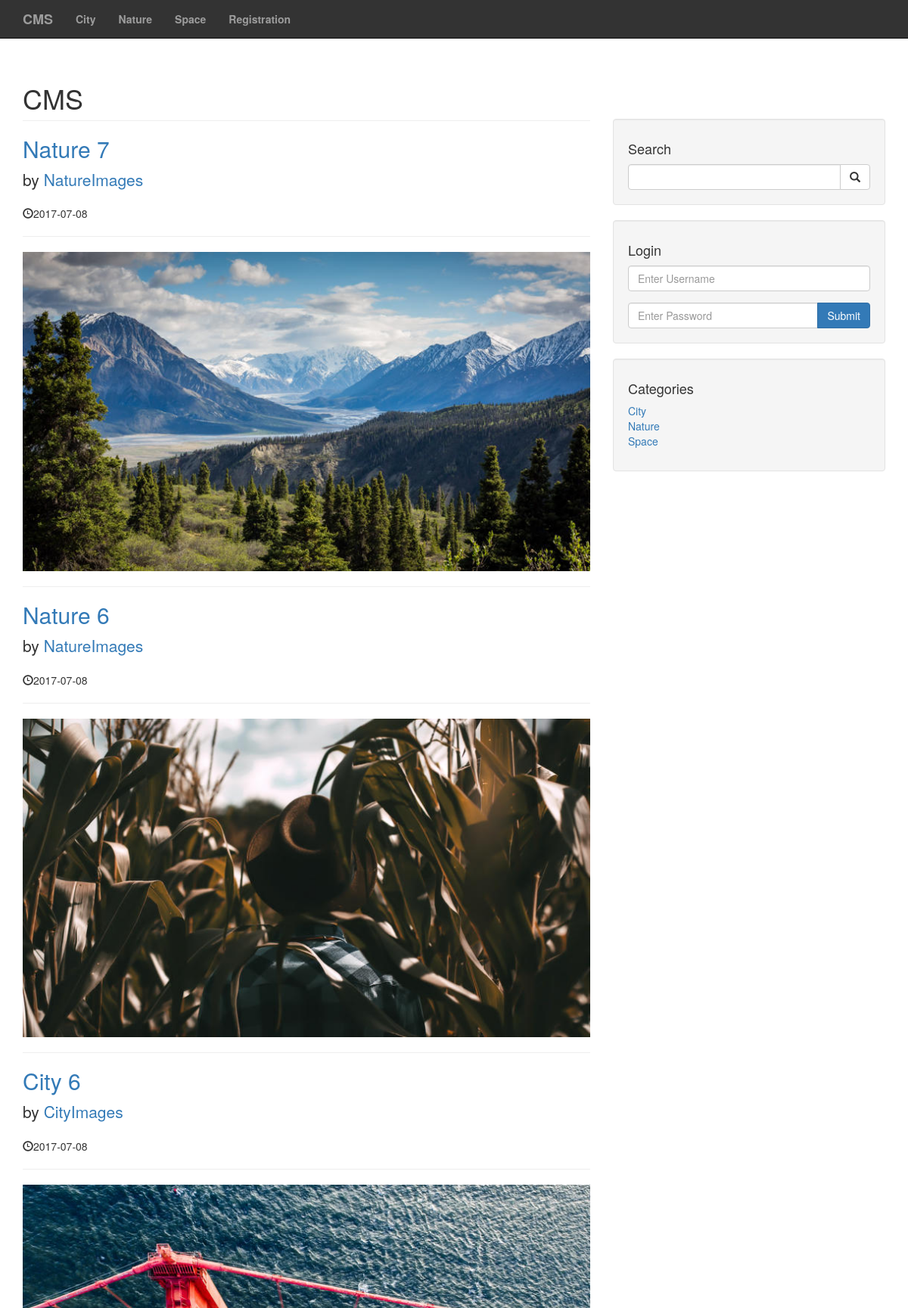
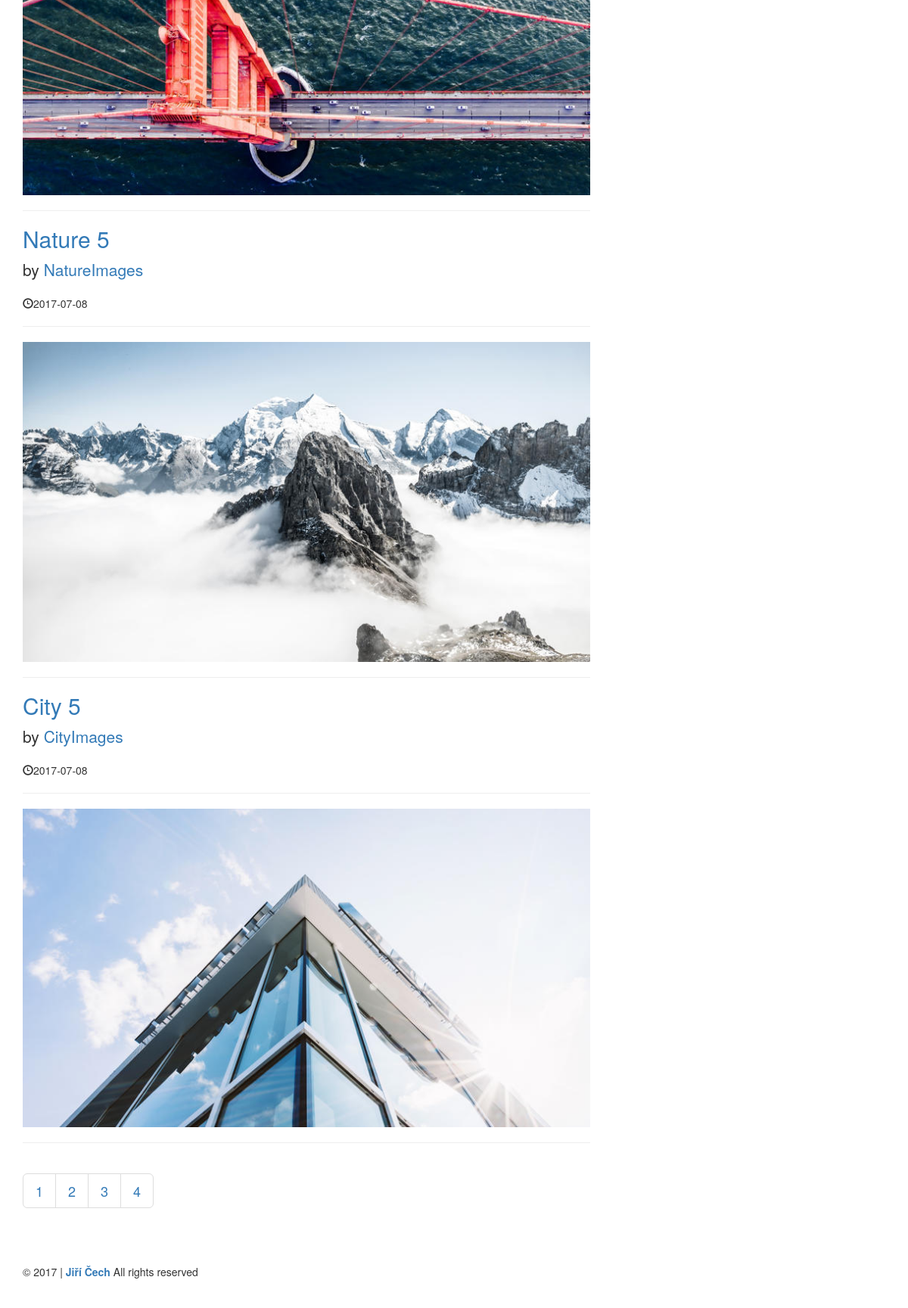
The page / on the database its author committed (2 pictures, top to bottom).
### tables this page shows
CREATE TABLE `categories` (
  `cat_id` int(5) NOT NULL,
  `cat_title` varchar(255) NOT NULL
);

CREATE TABLE `posts` (
  `post_id` int(5) NOT NULL,
  `post_title` varchar(255) NOT NULL,
  `post_user` varchar(255) NOT NULL,
  `post_status` varchar(255) NOT NULL,
  `post_date` date NOT NULL,
  `post_image` text NOT NULL,
  `post_content` text NOT NULL,
  `post_tags` varchar(255) NOT NULL,
  `post_view_count` int(7) NOT NULL,
  `post_category_id` int(5) NOT NULL,
  `post_comment_count` int(5) NOT NULL
);

### index.php (the view, shortened to what this page needs)
<?php include "includes/header.php"; ?>
<?php include "includes/navigation.php"; ?>
<div class="container">
  <div class="row">
    <div class="col-md-8">
      <h1 class="page-header">CMS</h1>
  			<?php
  				if(isset($_SESSION['role']) && $_SESSION['role'] == 'admin') {
  					$post_query_count = "SELECT * FROM posts";
  				} else {
  					$post_query_count = "SELECT * FROM posts WHERE post_status = 'published'";
  				}
  				$find_count = mysqli_query($connection, $post_query_count);
  				$per_page = 5;
  				$count = mysqli_num_rows($find_count);
  				$count = ceil($count / $per_page);
  				if(isset($_GET['page'])) {
  					$page = escape($_GET['page']);
  				} else {
  					$page = "";
  				}
  				if($page == "" || $page == 1) {
  					$limit = 0;
  				} else {
  					$limit = ($page * $per_page) - $per_page;
  				}
  				if(isset($_SESSION['role']) &&  $_SESSION['role'] == 'admin') {
  					$query = "SELECT * FROM posts ORDER BY post_id DESC LIMIT {$limit}, {$per_page}";
  				} else {
  					$query = "SELECT * FROM posts WHERE post_status = 'published' ORDER BY post_id DESC LIMIT {$limit}, {$per_page}";
  				}
  				$result = mysqli_query($connection, $query);
  				while($row = mysqli_fetch_assoc($result)) {
  					$post_id = $row ['post_id'];
  					$post_title = $row ['post_title'];
  					$post_user = $row ['post_user'];
  					$post_date = $row ['post_date'];
  					$post_image = $row ['post_image'];
  			?>
					<h2><a href="post.php?p_id=<?php echo $post_id; ?>"><?php echo $post_title ?></a></h2>
					<p class="lead">
					  by <a href="user_post.php?user=<?php echo $post_user ?>&p_id=<?php echo $post_id ?>&page=1"><?php echo $post_user ?></a>
					</p>
					<p><span class="glyphicon glyphicon-time"></span><?php echo $post_date ?></p>
					<hr>
					<a href="post.php?p_id=<?php echo $post_id; ?>">
						<img class="img-responsive" src="images/<?php echo $post_image;?>" alt="">
					</a>
					<hr>
			  <?php
		      }
	      ?>
    </div>
    <?php include "includes/sidebar.php"; ?>
  </div>
  <nav aria-label="Page navigation">
    <ul class="pagination pagination-lg">
    	<?php
      	for($i = 1; $i <= $count; $i++) {
        	if($i == $page) {
	        	echo "<li class='active'><a href='index.php?page={$i}'>{$i}</a></li>";
        	} else {
        		echo "<li><a href='index.php?page={$i}'>{$i}</a></li>";
        	}
      	}
      ?>
    </ul>
  </nav>
<?php include "includes/footer.php"; ?>

### includes/header.php (shortened to what this page needs)
<!DOCTYPE html>
<html lang="en">
<head>
	<link rel="stylesheet" href="https://maxcdn.bootstrapcdn.com/bootstrap/3.3.7/css/bootstrap.min.css" />
	<link rel="stylesheet" type="text/css" href="css/blog-home.css" />
	<link rel="stylesheet" type="text/css" href="css/styles.css" />
</head>
<body>

### includes/navigation.php (shortened to what this page needs)
<nav class="navbar navbar-inverse navbar-fixed-top" role="navigation">
  <div class="container">
    <div class="navbar-header">
        <a class="navbar-brand" href="index.php?page=1">CMS</a>
    </div>
    <div class="collapse navbar-collapse" id="bs-example-navbar-collapse-1">
      <ul class="nav navbar-nav">
        <?php
          $query = "SELECT * FROM categories";
					$category_menu = mysqli_query($connection, $query);
					while($row = mysqli_fetch_assoc($category_menu)) {
          	$cat_title = $row['cat_title'];
          	$cat_id = $row['cat_id'];
          	$category_class = '';
          	$registration_class = '';
          	echo "<li class='$category_class'><a href='category.php?category=$cat_id&page=1'>$cat_title</a></li>";
        	}
        ?>
        <?php
          if(!isset($_SESSION['role'])) {
            echo "<li class='$registration_class'><a href='registration.php'>Registration</a></li>";
          }
        ?>
      </ul>
    </div>
  </div>
</nav>

### includes/sidebar.php (shortened to what this page needs)
 <div class="col-md-4 home-page-sidebar">
  <div class="well">
    <h4>Search</h4>
    <form action="search.php" method="post">
    	<div class="input-group">
    	  <input name="search" type="text" class="form-control">
    	  <span class="input-group-btn">
    	    <button name="submit_search" class="btn btn-default" type="submit">
    	      <span class="glyphicon glyphicon-search"></span>
			    </button>
    	  </span>
    	</div>
    </form>
  </div>
  <div class="well">
    <?php if(isset($_SESSION['role'])): ?>
		  <h4>Logged in as <?php echo $_SESSION['username'] ?></h4>
		  <a href="includes/logout.php" class="btn btn-primary">Logout</a>
	  <?php else: ?>
    	<h4>Login</h4>
    	<form action="includes/login.php" method="post">
    		<div class="form-group">
    		  <input name="username" type="text" class="form-control" placeholder="Enter Username">
    		</div>
    		<div class="input-group">
  		    <input name="password" type="password" class="form-control" placeholder="Enter Password">
  		    <span class="input-group-btn">
  		    	<button class="btn btn-primary" name="login" type="submit">Submit</button>
  		    </span>
    		</div>
    	</form>
    <?php endif; ?>
  </div>
  <div class="well">
    <?php
      $query = "SELECT * FROM categories";
		  $select_categories_sidebar = mysqli_query($connection, $query);
    ?>
    <h4>Categories</h4>
    <div class="row">
      <div class="col-lg-12">
        <ul class="list-unstyled">
        	<?php
          	while($row = mysqli_fetch_assoc($select_categories_sidebar)) {
							$cat_id = $row ['cat_id'];
							$cat_title = $row ['cat_title'];
							echo "<li><a href='category.php?category={$cat_id}&page=1'>{$cat_title}</a></li>";
						}
          ?>
        </ul>
      </div>
    </div>
  </div>
</div>

### includes/footer.php (shortened to what this page needs)
      <footer>
        <div class="row">
          <div class="col-lg-12">
            <p>&copy; 2017 | <a href="http://www.jiricech.com/" target="_blank"><b>Jiří Čech</b></a> All rights reserved</p>
          </div>
        </div>
      </footer>
    </div>
  </body>
</html>

### css/blog-home.css (style rules this page uses)
body { padding-top: 70px; }
footer { margin: 50px 0; }

### css/styles.css (style rules this page uses)
.navbar { background: rgba(0,0,0,0.8); font-weight: bold; }
.home-page-sidebar { margin-top: 87px; }

### rows shown on the page
categories: cat_title "City"
categories: cat_title "Nature"
categories: cat_title "Space"
posts: post_title "Nature 7", post_user "NatureImages", post_date "2017-07-08", post_image (picture)
posts: post_title "Nature 6", post_user "NatureImages", post_date "2017-07-08", post_image (picture)
posts: post_title "City 6", post_user "CityImages", post_date "2017-07-08", post_image (picture)
posts: post_title "Nature 5", post_user "NatureImages", post_date "2017-07-08", post_image (picture)
posts: post_title "City 5", post_user "CityImages", post_date "2017-07-08", post_image (picture)
